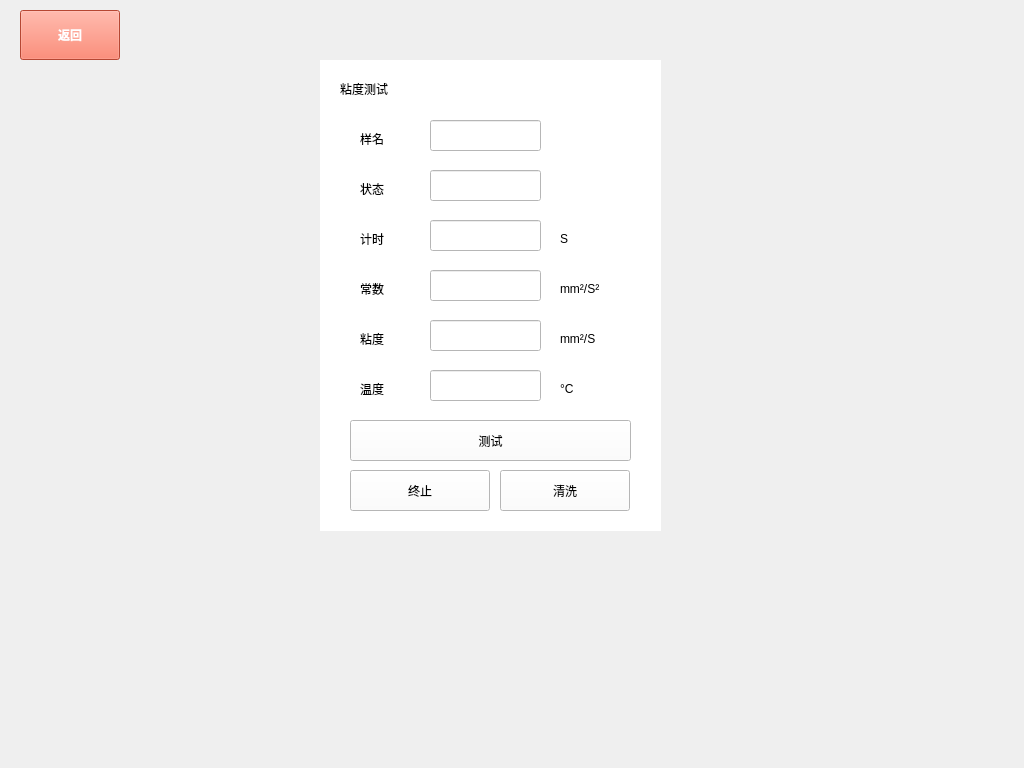
<?xml version="1.0" encoding="UTF-8"?>
<ui version="4.0">
 <class>ViscomterTest</class>
 <widget class="QWidget" name="ViscomterTest">
  <property name="geometry">
   <rect>
    <x>0</x>
    <y>0</y>
    <width>1024</width>
    <height>768</height>
   </rect>
  </property>
  <property name="windowTitle">
   <string>样品测试</string>
  </property>
  <property name="autoFillBackground">
   <bool>false</bool>
  </property>
  <property name="styleSheet">
   <string notr="true"/>
  </property>
  <widget class="QWidget" name="widget" native="true">
   <property name="geometry">
    <rect>
     <x>320</x>
     <y>60</y>
     <width>341</width>
     <height>471</height>
    </rect>
   </property>
   <property name="styleSheet">
    <string notr="true">background: #fff;</string>
   </property>
   <widget class="QLabel" name="label">
    <property name="geometry">
     <rect>
      <x>40</x>
      <y>70</y>
      <width>67</width>
      <height>17</height>
     </rect>
    </property>
    <property name="text">
     <string>样名</string>
    </property>
   </widget>
   <widget class="QLineEdit" name="lineEdit">
    <property name="geometry">
     <rect>
      <x>110</x>
      <y>60</y>
      <width>111</width>
      <height>31</height>
     </rect>
    </property>
   </widget>
   <widget class="QLabel" name="label_2">
    <property name="geometry">
     <rect>
      <x>40</x>
      <y>120</y>
      <width>67</width>
      <height>17</height>
     </rect>
    </property>
    <property name="text">
     <string>状态</string>
    </property>
   </widget>
   <widget class="QLineEdit" name="lineEdit_2">
    <property name="geometry">
     <rect>
      <x>110</x>
      <y>110</y>
      <width>111</width>
      <height>31</height>
     </rect>
    </property>
   </widget>
   <widget class="QLabel" name="label_3">
    <property name="geometry">
     <rect>
      <x>40</x>
      <y>170</y>
      <width>67</width>
      <height>17</height>
     </rect>
    </property>
    <property name="text">
     <string>计时</string>
    </property>
   </widget>
   <widget class="QLineEdit" name="lineEdit_3">
    <property name="geometry">
     <rect>
      <x>110</x>
      <y>160</y>
      <width>111</width>
      <height>31</height>
     </rect>
    </property>
   </widget>
   <widget class="QLabel" name="label_4">
    <property name="geometry">
     <rect>
      <x>40</x>
      <y>220</y>
      <width>67</width>
      <height>17</height>
     </rect>
    </property>
    <property name="text">
     <string>常数</string>
    </property>
   </widget>
   <widget class="QLineEdit" name="lineEdit_4">
    <property name="geometry">
     <rect>
      <x>110</x>
      <y>210</y>
      <width>111</width>
      <height>31</height>
     </rect>
    </property>
   </widget>
   <widget class="QLabel" name="label_5">
    <property name="geometry">
     <rect>
      <x>40</x>
      <y>270</y>
      <width>67</width>
      <height>17</height>
     </rect>
    </property>
    <property name="text">
     <string>粘度</string>
    </property>
   </widget>
   <widget class="QLineEdit" name="lineEdit_5">
    <property name="geometry">
     <rect>
      <x>110</x>
      <y>260</y>
      <width>111</width>
      <height>31</height>
     </rect>
    </property>
   </widget>
   <widget class="QLabel" name="label_6">
    <property name="geometry">
     <rect>
      <x>40</x>
      <y>320</y>
      <width>67</width>
      <height>17</height>
     </rect>
    </property>
    <property name="text">
     <string>温度</string>
    </property>
   </widget>
   <widget class="QLineEdit" name="lineEdit_6">
    <property name="geometry">
     <rect>
      <x>110</x>
      <y>310</y>
      <width>111</width>
      <height>31</height>
     </rect>
    </property>
   </widget>
   <widget class="QLabel" name="label_7">
    <property name="geometry">
     <rect>
      <x>240</x>
      <y>220</y>
      <width>67</width>
      <height>17</height>
     </rect>
    </property>
    <property name="text">
     <string>mm²/S²</string>
    </property>
   </widget>
   <widget class="QLabel" name="label_8">
    <property name="geometry">
     <rect>
      <x>240</x>
      <y>170</y>
      <width>67</width>
      <height>17</height>
     </rect>
    </property>
    <property name="text">
     <string>S</string>
    </property>
   </widget>
   <widget class="QLabel" name="label_9">
    <property name="geometry">
     <rect>
      <x>240</x>
      <y>270</y>
      <width>67</width>
      <height>17</height>
     </rect>
    </property>
    <property name="text">
     <string>mm²/S</string>
    </property>
   </widget>
   <widget class="QLabel" name="label_10">
    <property name="geometry">
     <rect>
      <x>240</x>
      <y>320</y>
      <width>67</width>
      <height>17</height>
     </rect>
    </property>
    <property name="text">
     <string>°C</string>
    </property>
   </widget>
   <widget class="QPushButton" name="pushButton">
    <property name="geometry">
     <rect>
      <x>30</x>
      <y>360</y>
      <width>281</width>
      <height>41</height>
     </rect>
    </property>
    <property name="text">
     <string>测试</string>
    </property>
   </widget>
   <widget class="QPushButton" name="pushButton_2">
    <property name="geometry">
     <rect>
      <x>30</x>
      <y>410</y>
      <width>140</width>
      <height>41</height>
     </rect>
    </property>
    <property name="text">
     <string>终止</string>
    </property>
   </widget>
   <widget class="QPushButton" name="pushButton_3">
    <property name="geometry">
     <rect>
      <x>180</x>
      <y>410</y>
      <width>130</width>
      <height>41</height>
     </rect>
    </property>
    <property name="text">
     <string>清洗</string>
    </property>
   </widget>
   <widget class="QLabel" name="label_11">
    <property name="geometry">
     <rect>
      <x>20</x>
      <y>20</y>
      <width>67</width>
      <height>17</height>
     </rect>
    </property>
    <property name="text">
     <string>粘度测试</string>
    </property>
   </widget>
  </widget>
  <widget class="QPushButton" name="backButton">
   <property name="geometry">
    <rect>
     <x>20</x>
     <y>10</y>
     <width>100</width>
     <height>50</height>
    </rect>
   </property>
   <property name="styleSheet">
    <string notr="true">QPushButton { background: #FF6347; color: #fff; font-weight: bold; }</string>
   </property>
   <property name="text">
    <string>返回</string>
   </property>
  </widget>
 </widget>
 <resources/>
 <connections/>
</ui>
